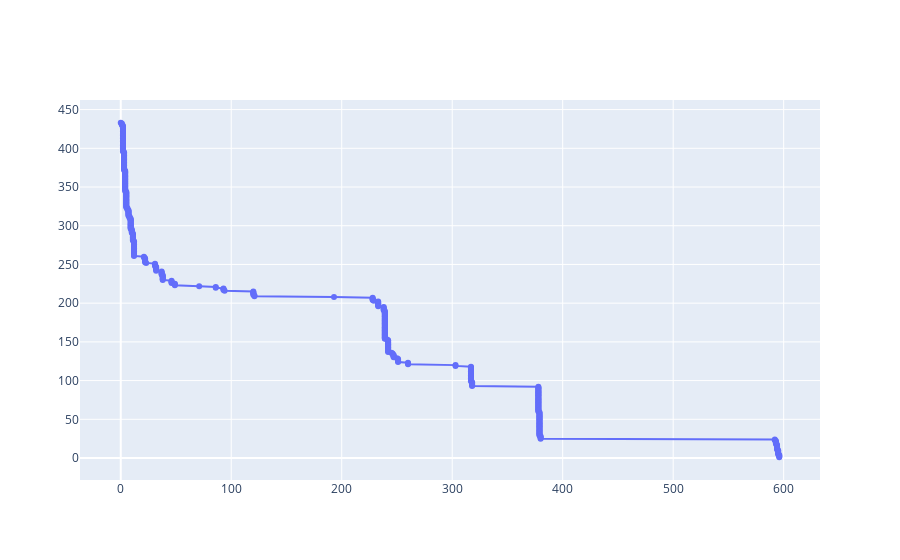

The code cell stored with this chart in its notebook:
### Code cell
fig = go.Figure()

fig.add_trace(go.Scatter(
    y=df["Leistung"],
    x=df["Maximale Zeit"],
    mode='lines+markers',
    name='Power Curve'
))

### Figure 1 — Plotly figure (JSON) as saved in the notebook; plotly's stock layout.template omitted (floating-point values rounded to 4 significant figures; data arrays with more than 128 entries replaced by an {"elided": "..."} marker saying what was removed)
{"data": [{"mode": "lines+markers", "name": "Power Curve", "type": "scatter", "x": {"elided": "433 int values"}, "y": {"elided": "433 int values"}}], "layout": {}}
